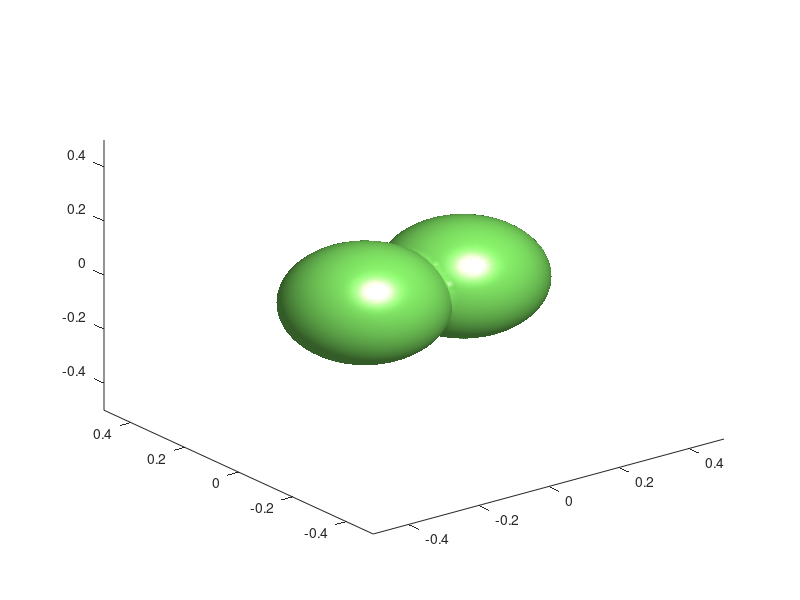

The MATLAB source for this figure:
clc,clear

%% 模型参数
alp = 0.5;
% sigma = 0.4; 
c = 1; % 迁移率
epsilon = 0.03; % 界面宽度

%% 求解区域
T = 100;
a = -0.5;  b = 0.5;

%% 时间网格剖分参数
% Nt = 5 * 10^(-1) * T;
% gam = 1;
gam = (2-alp)/alp; % 网格分级参数

%% 时间网格剖分
T0 = 0.5;
N0 = 20;

% [0,T0]——分级网格
t = T0 * ((0:1:N0)'/N0).^(gam);  % 时间分级网格
tau = diff( t );  % 分级网格步长

% [T0,T]——自适应网格
tau_min = 0.01;
tau_max = 1;
bet = 10^7;
Nt = 10^13;

%% 空间网格剖分
Nx = 80;  % 空间网格剖分次数
hx = (b-a)/Nx;  % mesh size
x = (a+hx:hx:b)';  % mesh grid
y = x;
z = x;

%% 稳定化
S = 2; % 稳定化常数

%% 问题初值
[X, Y, Z] = meshgrid(x, y, z);

u1 = tanh( ( 0.2 - sqrt( ( X - 0.14 ).^2 + Y.^2 + Z.^2 ) ) / epsilon );
u2 = tanh( ( 0.2 - sqrt( ( X + 0.14 ).^2 + Y.^2 + Z.^2 ) ) / epsilon );
u_3 = max( u1, u2 );

save u_T0.mat u_3;

u = reshape( u_3, Nx^3, 1 );
u_max(1,1) = max( abs( u(:,1) ) );

figure(1);
isosurface(X,Y,Z,u_3,0);
colormap( 'jet' );
% colorbar
axis([a, b, a, b, a, b])
% axis off
% axis equal;

% contourslice( X, Y, Z, u_3, [], [], 0 )

% xslice = [];   
% yslice = 0;
% zslice = 0;
% slice(X,Y,Z,u_3,xslice,yslice,zslice)
% 
% min( min( min( u1 ) ) )
% min( min( min( u2 ) ) )

% figure(1);
% % contourf(X, Y, u_2, 5)
% % colormap( 'jet' );
% % colorbar;
% 
% surf(X,Y,u_2)
% shading interp
% colormap( 'jet' );
% colorbar
% view([90, 90]);
% axis off;
